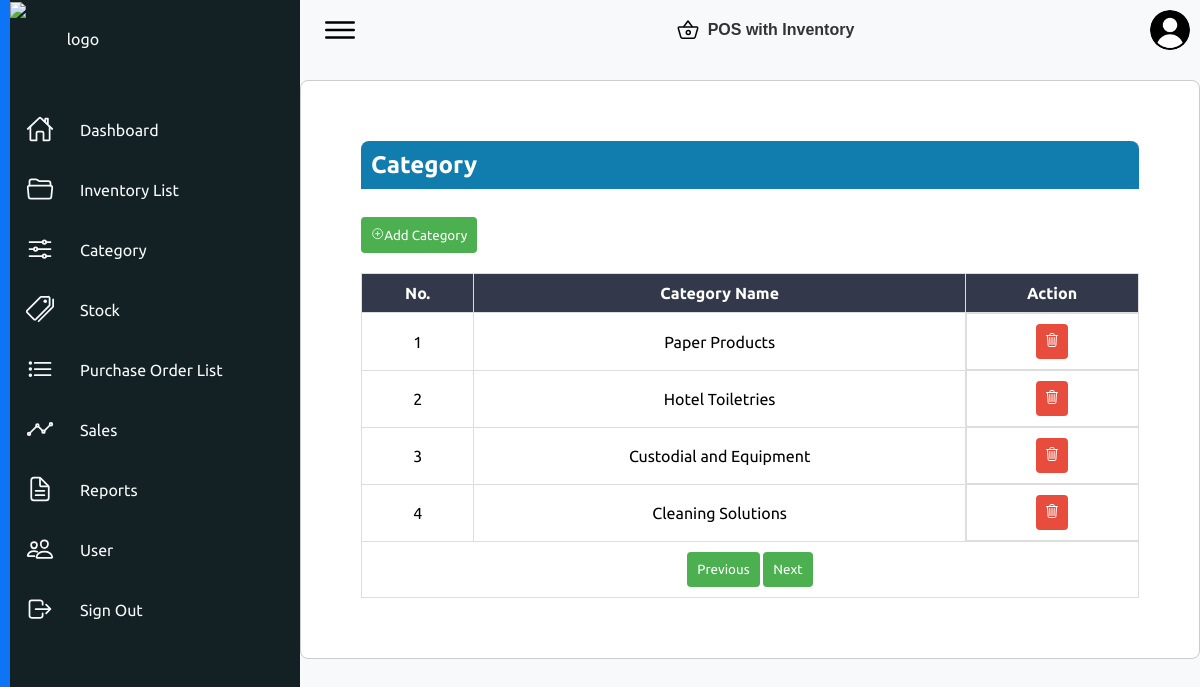
The app's page /BRL_TradingCopyCopy/Admin/category.php with its own data.
### tables this page shows
CREATE TABLE `tbl_category` (
  `category_id` int(11) NOT NULL,
  `category_name` varchar(255) NOT NULL
);

### BRL_TradingCopyCopy/Admin/category.php (the view, shortened to what this page needs)
<!DOCTYPE html>
<html lang="en">
<head>
    <link rel="stylesheet" href="./assets/css/style.css">
    <?php include("nav.php"); ?>
</head>
<body>
<div class="category-content">
        <h2 class="content-header">Category</h2><br>
        <button id="addCategoryBtn" class="add-category-btn" onclick="openModal('addCategoryModal')">
            <ion-icon name="add-circle-outline"></ion-icon>Add Category
        </button>
        <table class="category-table" id="categoryTable">
            <thead>
                <tr>
                    <th>No.</th>
                    <th>Category Name</th>
                    <th>Action</th>
                </tr>
            </thead>
            <tbody>
                <?php
                $categorySql = "SELECT * FROM tbl_category";
                $categoryResult = mysqli_query($conn, $categorySql);
                if ($categoryResult) {
                    $categoryCount = 1;
                    $stmt = $conn->prepare("SELECT category_id, category_name FROM tbl_category");
                    $stmt->execute();
                    $stmt->bind_result($categoryId, $categoryName);
                    while ($stmt->fetch()) {
                        echo "<tr>";
                        echo "<td>{$categoryCount}</td>";
                        echo "<td>{$categoryName}</td>";
                        echo "<td class='category-actions'>";
                        echo "<a href='#' class='delete-action' data-category-id='{$categoryId}' onclick='deleteCategory(this)'><ion-icon name='trash-outline'></ion-icon></a>";
                        echo "</td>";
                        echo "</tr>";
                        $categoryCount++;
                    }
                } else {
                    echo "<tr><td colspan='3'>No categories found.</td></tr>";
                }
                ?>
            </tbody>
            <tfoot>
                <tr>
                    <td colspan="3">
                        <button id="prevPageBtn" disabled>Previous</button>
                        <button id="nextPageBtn" disabled>Next</button>
                    </td>
                </tr>
            </tfoot>
        </table>
    </div>
</body>
</html>

### BRL_TradingCopyCopy/Admin/assets/css/style.css (style rules this page uses)
* { font-family: "Ubuntu", sans-serif; margin: 0; padding: 0; box-sizing: border-box; }
:root { --blue: #0d74f5; --white: #f8f9fa; --gray: #e9ecef; --black1: #222; --black2: #999; --red: #f62727; --green:#4CAF50; --black2:#33394a; }
body { min-height: 100vh; overflow-x: hidden; }
.content-header { background-color: #117dae; color: white; font-size: 24px; font-weight: bold; padding: 10px; border-radius: 8px 8px 0 0; }
table { width: 100%; border-collapse: collapse; margin-top: 0px; }
th, td { padding: 12px; text-align: left; border-bottom: 1px solid #ddd; }
button { padding: 10px; background-color: #4CAF50; color: white; border: none; border-radius: 4px; cursor: pointer; }
.content-header { font-size: 24px; font-weight: bold; margin-bottom: 10px; }

### BRL_TradingCopyCopy/Admin/category.php (style rules this page uses)
.category-content { max-width: 1150px; margin: 20px auto; padding: 60px; border: 1px solid #ccc; border-radius: 8px; background-color: white; }
.category-table { width: 100%; border-collapse: collapse; margin-top: 20px; background-color: #fff; }
.category-table th, .category-table td { border: 1px solid #ddd; padding: 10px; text-align: center; }
.category-table th { background-color: #33394a; color: #fff; }
.category-actions { display: flex; justify-content: center; align-items: center; }
.delete-action { padding: 8px; background-color: #e74c3c; color: #fff; border: none; border-radius: 4px; cursor: pointer; transition: background-color 0.3s; }

### records on screen
tbl_category: category_name "Paper Products"
tbl_category: category_name "Hotel Toiletries"
tbl_category: category_name "Custodial and Equipment"
tbl_category: category_name "Cleaning Solutions"
